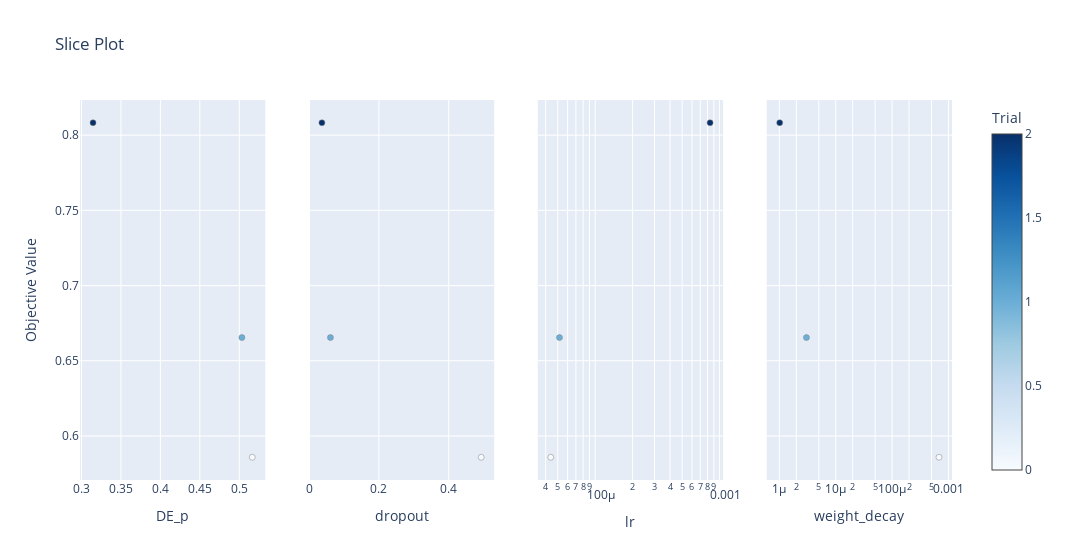

Here is the notebook cell this chart was saved with:
### Code cell
vis.plot_slice(study)

### Figure 1 — Plotly figure (JSON) as saved in the notebook; plotly's stock layout.template omitted (floating-point values rounded to 4 significant figures)
{"data": [{"marker": {"color": [0, 1, 2], "colorbar": {"title": {"text": "Trial"}, "x": 1, "xpad": 40}, "colorscale": [[0, "rgb(247,251,255)"], [0.125, "rgb(222,235,247)"], [0.25, "rgb(198,219,239)"], [0.375, "rgb(158,202,225)"], [0.5, "rgb(107,174,214)"], [0.625, "rgb(66,146,198)"], [0.75, "rgb(33,113,181)"], [0.875, "rgb(8,81,156)"], [1, "rgb(8,48,107)"]], "line": {"color": "Grey", "width": 0.5}, "showscale": true}, "mode": "markers", "name": "Feasible Trial", "showlegend": false, "type": "scatter", "x": [0.5165, 0.5033, 0.3146], "xaxis": "x", "y": [0.5859, 0.6654, 0.8083], "yaxis": "y"}, {"marker": {"color": [0, 1, 2], "colorbar": {"title": {"text": "Trial"}, "x": 1, "xpad": 40}, "colorscale": [[0, "rgb(247,251,255)"], [0.125, "rgb(222,235,247)"], [0.25, "rgb(198,219,239)"], [0.375, "rgb(158,202,225)"], [0.5, "rgb(107,174,214)"], [0.625, "rgb(66,146,198)"], [0.75, "rgb(33,113,181)"], [0.875, "rgb(8,81,156)"], [1, "rgb(8,48,107)"]], "line": {"color": "Grey", "width": 0.5}, "showscale": false}, "mode": "markers", "name": "Feasible Trial", "showlegend": false, "type": "scatter", "x": [0.4929, 0.06121, 0.03681], "xaxis": "x2", "y": [0.5859, 0.6654, 0.8083], "yaxis": "y2"}, {"marker": {"color": [0, 1, 2], "colorbar": {"title": {"text": "Trial"}, "x": 1, "xpad": 40}, "colorscale": [[0, "rgb(247,251,255)"], [0.125, "rgb(222,235,247)"], [0.25, "rgb(198,219,239)"], [0.375, "rgb(158,202,225)"], [0.5, "rgb(107,174,214)"], [0.625, "rgb(66,146,198)"], [0.75, "rgb(33,113,181)"], [0.875, "rgb(8,81,156)"], [1, "rgb(8,48,107)"]], "line": {"color": "Grey", "width": 0.5}, "showscale": false}, "mode": "markers", "name": "Feasible Trial", "showlegend": false, "type": "scatter", "x": [4.398e-05, 5.162e-05, 0.0008393], "xaxis": "x3", "y": [0.5859, 0.6654, 0.8083], "yaxis": "y3"}, {"marker": {"color": [0, 1, 2], "colorbar": {"title": {"text": "Trial"}, "x": 1, "xpad": 40}, "colorscale": [[0, "rgb(247,251,255)"], [0.125, "rgb(222,235,247)"], [0.25, "rgb(198,219,239)"], [0.375, "rgb(158,202,225)"], [0.5, "rgb(107,174,214)"], [0.625, "rgb(66,146,198)"], [0.75, "rgb(33,113,181)"], [0.875, "rgb(8,81,156)"], [1, "rgb(8,48,107)"]], "line": {"color": "Grey", "width": 0.5}, "showscale": false}, "mode": "markers", "name": "Feasible Trial", "showlegend": false, "type": "scatter", "x": [0.0006801, 3.023e-06, 1.014e-06], "xaxis": "x4", "y": [0.5859, 0.6654, 0.8083], "yaxis": "y4"}], "layout": {"title": {"text": "Slice Plot"}, "width": 1200, "xaxis": {"anchor": "y", "domain": [0, 0.2125], "title": {"text": "DE_p"}}, "xaxis2": {"anchor": "y2", "domain": [0.2625, 0.475], "title": {"text": "dropout"}}, "xaxis3": {"anchor": "y3", "domain": [0.525, 0.7375], "title": {"text": "lr"}, "type": "log"}, "xaxis4": {"anchor": "y4", "domain": [0.7875, 1], "title": {"text": "weight_decay"}, "type": "log"}, "yaxis": {"anchor": "x", "domain": [0, 1], "title": {"text": "Objective Value"}}, "yaxis2": {"anchor": "x2", "domain": [0, 1], "matches": "y", "showticklabels": false}, "yaxis3": {"anchor": "x3", "domain": [0, 1], "matches": "y", "showticklabels": false}, "yaxis4": {"anchor": "x4", "domain": [0, 1], "matches": "y", "showticklabels": false}}}
